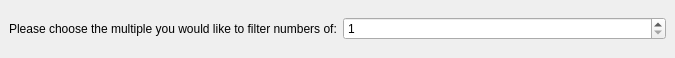
<?xml version="1.0" encoding="UTF-8"?>
<ui version="4.0">
 <class>NumberFilterWidget</class>
 <widget class="QMainWindow" name="NumberFilterWidget">
  <property name="geometry">
   <rect>
    <x>0</x>
    <y>0</y>
    <width>675</width>
    <height>58</height>
   </rect>
  </property>
  <property name="windowTitle">
   <string>MainWindow</string>
  </property>
  <widget class="QWidget" name="layout">
   <property name="minimumSize">
    <size>
     <width>582</width>
     <height>0</height>
    </size>
   </property>
   <layout class="QHBoxLayout" name="horizontalLayout">
    <item>
     <widget class="QLabel" name="label">
      <property name="text">
       <string>Please choose the multiple you would like to filter numbers of:</string>
      </property>
     </widget>
    </item>
    <item>
     <widget class="QSpinBox" name="spinBox">
      <property name="showGroupSeparator" stdset="0">
       <bool>false</bool>
      </property>
      <property name="minimum">
       <number>1</number>
      </property>
      <property name="maximum">
       <number>100</number>
      </property>
      <property name="value">
       <number>1</number>
      </property>
     </widget>
    </item>
   </layout>
  </widget>
 </widget>
 <resources/>
 <connections/>
</ui>
